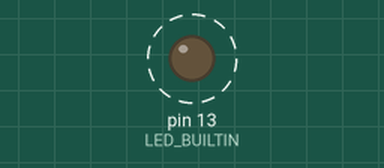
Simulated run of this sketch. Board: Arduino Uno, built with avr-gcc and run on an emulated ATmega328P. On the bench: output pins drawn as LEDs (lit = HIGH). Dashed ring = blinking. What the sketch prints to the serial monitor is not drawn.

Above: at 0.02 s.
Timing chart, 0 to 3.0 s (numbered marks = the images above):
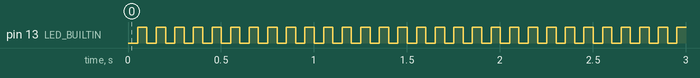

The sketch:

blink_led.ino
```cpp
// set the blink and sample frequency
#define BLINK_FREQ 10     // led blink frequency [Hz]
#define SAMPLE_FREQ 100   // sample frequency [Hz]

const float half_blink_period = (1000/(BLINK_FREQ))/2;    // sample period [millis seconds]
const float sample_period = (1000/(SAMPLE_FREQ));  // sample period [millis seconds]

unsigned long last_us_blink = 0L;
unsigned long last_us_sampling = last_us_blink;
bool led_on = false;

// the setup function runs once when you press reset or power the board
void setup() {
  Serial.begin(9600);
  // initialize digital pin LED_BUILTIN as an output.
  pinMode(LED_BUILTIN, OUTPUT);
}

// the loop function runs over and over again forever
void loop() {
  blinking();
  sampling();
}

void blinking() {
  if ( millis () - last_us_blink > half_blink_period && led_on == false){
    digitalWrite(LED_BUILTIN, HIGH);    // turn the LED off by making the voltage LOW
    led_on = true;
    last_us_blink += half_blink_period;
  }

  if ( millis () - last_us_blink > half_blink_period && led_on == true){
    digitalWrite(LED_BUILTIN, LOW);    // turn the LED off by making the voltage LOW
    led_on = false;
    last_us_blink += half_blink_period;
  }
}

void sampling() {
  if ( millis () - last_us_sampling > sample_period )
  {
    //// used to copy paste serial data (time, led_state) form serial monitor ////
    // Serial.println(String(millis()) + "\t" + digitalRead(LED_BUILTIN));

    //// used for serial plotter ////
    Serial.println(digitalRead(LED_BUILTIN));
    last_us_sampling += sample_period;
  }
}
```

Measured:
- by itself, pin 13 (LED_BUILTIN): alternates HIGH for 0.05 s and LOW for 0.05 s
